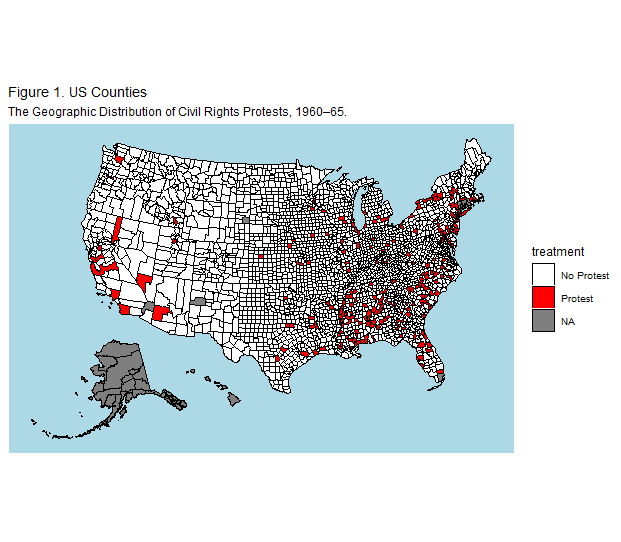

Reproduce this figure in R.
rm(list = ls()) #clear workspace

library(usmap)
library(ggplot2)

civil.rights <-readRDS("civil.rights")
civil.rights$fips <- as.factor(civil.rights$fips)

plot_usmap(regions = "counties", data=civil.rights, values = "protest") + 
  labs(title = "Figure 1. US Counties",
       subtitle = "The Geographic Distribution of Civil Rights Protests, 1960–65.") + 
  scale_fill_manual(
    values = c(`No Protest` = "white", `Protest` = "red", 'NA'="black"),
    name = "treatment"
  ) +
  theme(panel.background = element_rect(color = "white", fill = "lightblue")) +
  theme(legend.position = "right")
